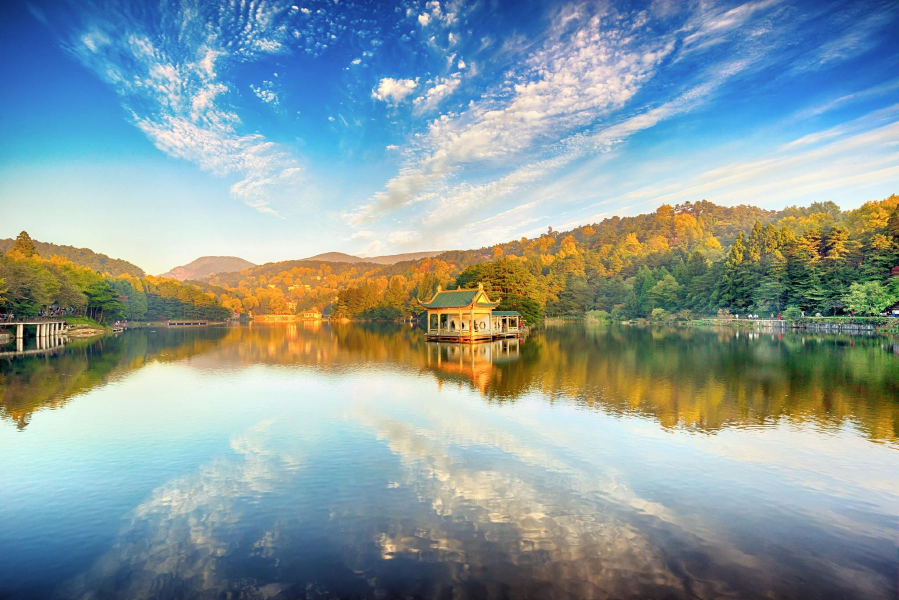
#> input picture learn_demo/image/view.jpg, 1797 x 1200 px (shown at 1/2 size)
$ python '图像金字塔.py'
#> lines starting #> are read from the running program, lines starting #| are printed output that depends on the picture
import cv2 as cv
import numpy as np
import matplotlib.pyplot as plt

img = cv.imread("./image/view.jpg")
#> img is the input picture: shape (1200, 1797, 3); mean B, G, R 158.3, 157.1, 138.8

rows, cols = img.shape[:2]
#> rows = 1200; cols = 1797

plt.imshow(img[:,:,::-1])
plt.show()

imgup = cv.pyrUp(img)
plt.imshow(imgup[:,:,::-1])
plt.show()

imgdown = cv.pyrDown(img)
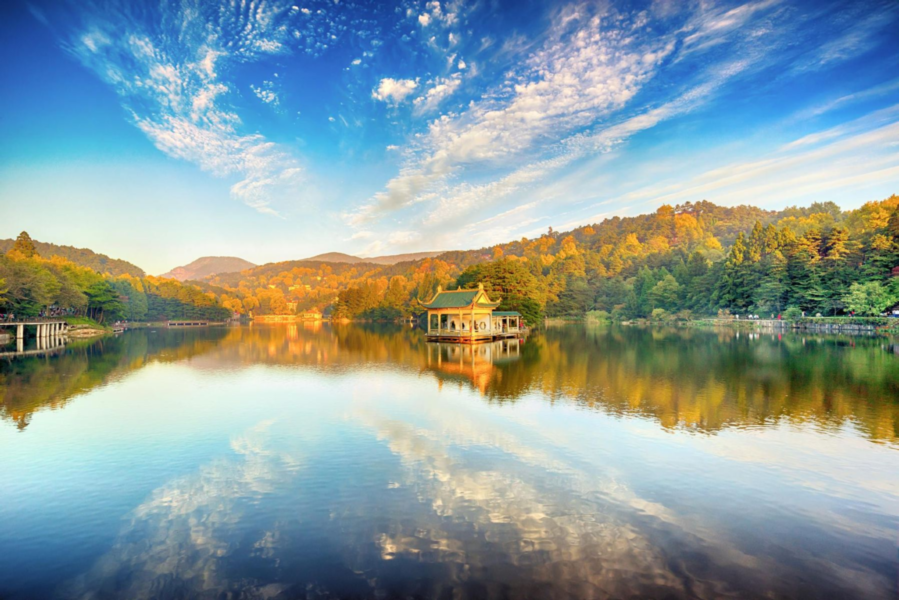
#> imgdown: shape (600, 899, 3); mean B, G, R 158.3, 157.1, 138.8
plt.imshow(imgdown[:,:,::-1])
plt.show()

$ run again, with learn_demo/image/face.jpg copied over learn_demo/image/view.jpg
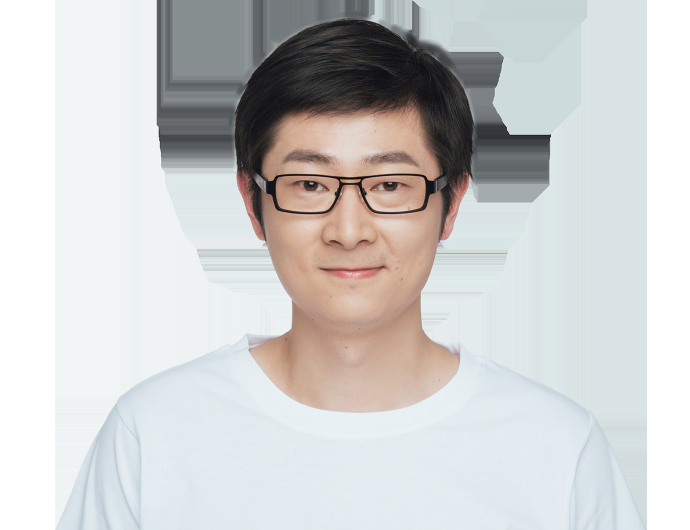
#> input picture learn_demo/image/face.jpg, 1380 x 1060 px (shown at 1/2 size)
#> img is the input picture: shape (1060, 1380, 3); mean B, G, R 205.3, 205.9, 205.5
#> `imgdown = cv.pyrDown(img)`:
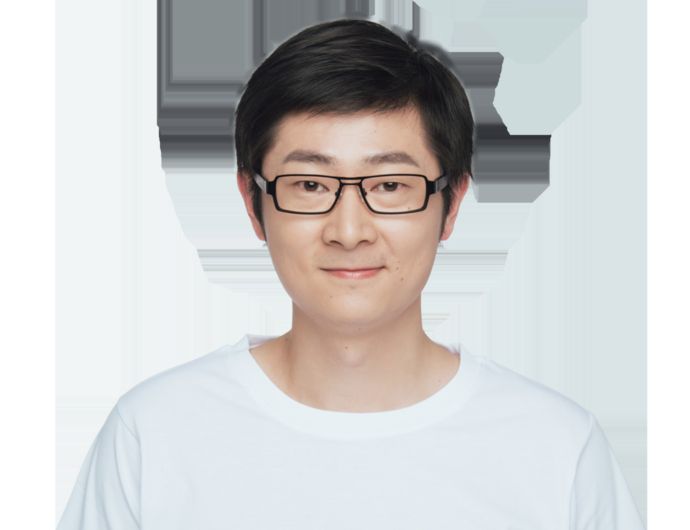
#> imgdown: shape (530, 690, 3); mean B, G, R 205.3, 205.9, 205.5
